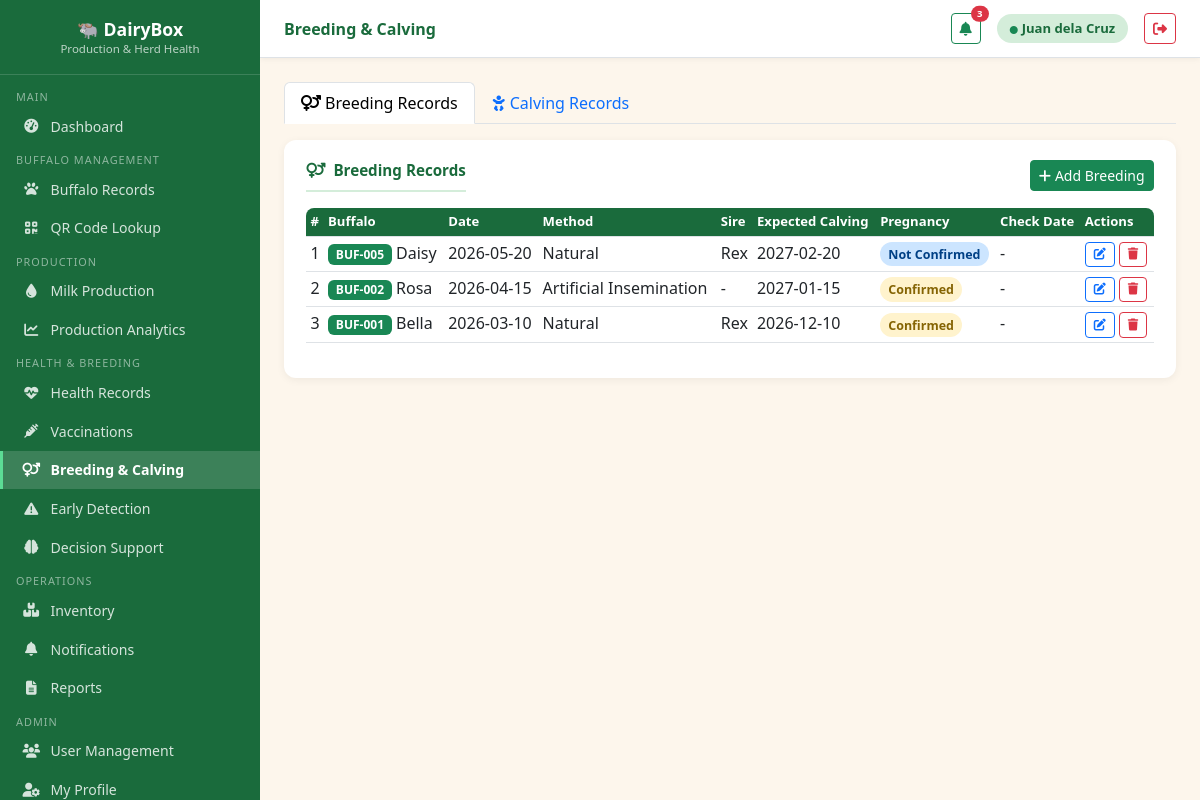
Screenshot of /modules/breeding.php (signed in) with the database file from the repository.
### tables this page shows
CREATE TABLE IF NOT EXISTS breeding_records (
    id              INT AUTO_INCREMENT PRIMARY KEY,
    buffalo_id      INT NOT NULL,
    breeding_date   DATE NOT NULL,
    method          ENUM('Natural','Artificial Insemination') DEFAULT 'Natural',
    sire_id         INT,
    sire_name       VARCHAR(100),
    expected_calving DATE,
    pregnancy_status ENUM('Not Confirmed','Confirmed','Failed','Delivered') DEFAULT 'Not Confirmed',
    pregnancy_check_date DATE,
    notes           TEXT,
    recorded_by     INT,
    created_at      TIMESTAMP DEFAULT CURRENT_TIMESTAMP,
    FOREIGN KEY (buffalo_id)  REFERENCES buffaloes(id) ON DELETE CASCADE,
    FOREIGN KEY (recorded_by) REFERENCES users(id) ON DELETE SET NULL
);

CREATE TABLE IF NOT EXISTS buffaloes (
    id              INT AUTO_INCREMENT PRIMARY KEY,
    tag_number      VARCHAR(40)  NOT NULL UNIQUE,
    qr_code         VARCHAR(100) UNIQUE,
    name            VARCHAR(80),
    breed           VARCHAR(80),
    sex             ENUM('Female','Male') DEFAULT 'Female',
    date_of_birth   DATE,
    weight_kg       DECIMAL(6,2),
    color           VARCHAR(50),
    acquisition_date DATE,
    acquisition_type ENUM('Born on Farm','Purchased','Donated') DEFAULT 'Born on Farm',
    status          ENUM('Active','Sold','Dead','Transferred') DEFAULT 'Active',
    health_status   ENUM('Healthy','Sick','Under Treatment','Recovered') DEFAULT 'Healthy',
    notes           TEXT,
    photo           VARCHAR(200),
    created_by      INT,
    created_at      TIMESTAMP DEFAULT CURRENT_TIMESTAMP,
    updated_at      TIMESTAMP DEFAULT CURRENT_TIMESTAMP ON UPDATE CURRENT_TIMESTAMP,
    FOREIGN KEY (created_by) REFERENCES users(id) ON DELETE SET NULL
);

### config/session.php (called while the page is built, shortened)
<?php
function currentUser(): array {
    return $_SESSION['user'] ?? [];
}

### modules/breeding.php (the view, shortened to what this page needs)
<?php
require_once '../config/session.php';
$root      = '../';
$pageTitle = 'Breeding & Calving';
$db        = getDB();
$tab       = $_GET['tab'] ?? 'breeding';
$action    = $_GET['action'] ?? 'list';
$editBreeding = null;
$breeding = $db->query("
    SELECT br.*, b.tag_number, b.name FROM breeding_records br
    JOIN buffaloes b ON b.id=br.buffalo_id ORDER BY br.breeding_date DESC
")->fetchAll();
$femBufList = $db->query("SELECT id,tag_number,name FROM buffaloes WHERE status='Active' AND sex='Female' ORDER BY tag_number")->fetchAll();
include '../includes/header.php';
?>
<ul class="nav nav-tabs mb-3 no-print">
    <li class="nav-item"><a class="nav-link <?= $tab==='breeding'?'active':'' ?>" href="?tab=breeding"><i class="fa fa-venus-mars me-1"></i>Breeding Records</a></li>
    <li class="nav-item"><a class="nav-link <?= $tab==='calving'?'active':'' ?>" href="?tab=calving"><i class="fa fa-baby me-1"></i>Calving Records</a></li>
</ul>
<?php if ($tab === 'breeding'): ?>
<?php if ($action === 'add' || $action === 'edit'): ?>
<div class="card-section">
    <div class="section-title"><i class="fa fa-venus-mars me-2"></i><?= $editBreeding ? 'Edit' : 'New' ?> Breeding Record</div>
    <form method="POST">
        <input type="hidden" name="form_type" value="breeding">
        <input type="hidden" name="id" value="<?= $editBreeding['id'] ?? 0 ?>">
        <div class="row g-3">
            <div class="col-md-4">
                <label class="form-label fw-semibold">Female Buffalo *</label>
                <select name="buffalo_id" class="form-select" required>
                    <option value="">-- Select --</option>
                    <?php foreach ($femBufList as $b): ?>
                    <option value="<?= $b['id'] ?>" <?= ($editBreeding['buffalo_id']??0)==$b['id']?'selected':'' ?>><?= htmlspecialchars($b['tag_number'].' – '.($b['name']??'')) ?></option>
                    <?php endforeach; ?>
                </select>
            </div>
            <div class="col-md-3">
                <label class="form-label fw-semibold">Breeding Date *</label>
                <input type="date" name="breeding_date" class="form-control" value="<?= $editBreeding['breeding_date'] ?? date('Y-m-d') ?>" required>
            </div>
            <div class="col-md-3">
                <label class="form-label fw-semibold">Method</label>
                <select name="method" class="form-select">
                    <?php foreach (['Natural','Artificial Insemination'] as $m): ?>
                    <option value="<?= $m ?>" <?= ($editBreeding['method']??'Natural')===$m?'selected':'' ?>><?= $m ?></option>
                    <?php endforeach; ?>
                </select>
            </div>
            <div class="col-md-4">
                <label class="form-label fw-semibold">Sire Name</label>
                <input type="text" name="sire_name" class="form-control" value="<?= htmlspecialchars($editBreeding['sire_name'] ?? '') ?>">
            </div>
            <div class="col-md-3">
                <label class="form-label fw-semibold">Expected Calving</label>
                <input type="date" name="expected_calving" class="form-control" value="<?= $editBreeding['expected_calving'] ?? '' ?>">
            </div>
            <div class="col-md-3">
                <label class="form-label fw-semibold">Pregnancy Status</label>
                <select name="pregnancy_status" class="form-select">
                    <?php foreach (['Not Confirmed','Confirmed','Failed','Delivered'] as $ps): ?>
                    <option value="<?= $ps ?>" <?= ($editBreeding['pregnancy_status']??'Not Confirmed')===$ps?'selected':'' ?>><?= $ps ?></option>
                    <?php endforeach; ?>
                </select>
            </div>
            <div class="col-md-3">
                <label class="form-label fw-semibold">Pregnancy Check Date</label>
                <input type="date" name="pregnancy_check_date" class="form-control" value="<?= $editBreeding['pregnancy_check_date'] ?? '' ?>">
            </div>
            <div class="col-md-9">
                <label class="form-label fw-semibold">Notes</label>
                <input type="text" name="notes" class="form-control" value="<?= htmlspecialchars($editBreeding['notes'] ?? '') ?>">
            </div>
        </div>
        <div class="mt-3 d-flex gap-2">
            <button type="submit" class="btn btn-success"><i class="fa fa-save me-1"></i>Save</button>
            <a href="?tab=breeding" class="btn btn-outline-secondary">Cancel</a>
        </div>
    </form>
</div>
<?php else: ?>
<div class="card-section">
    <div class="d-flex justify-content-between align-items-center mb-3">
        <div class="section-title mb-0"><i class="fa fa-venus-mars me-2"></i>Breeding Records</div>
        <a href="?tab=breeding&action=add" class="btn btn-success btn-sm no-print"><i class="fa fa-plus me-1"></i>Add Breeding</a>
    </div>
    <div class="table-responsive">
    <table class="table table-sm table-hover">
        <thead><tr><th>#</th><th>Buffalo</th><th>Date</th><th>Method</th><th>Sire</th><th>Expected Calving</th><th>Pregnancy</th><th>Check Date</th><th class="no-print">Actions</th></tr></thead>
        <tbody>
        <?php foreach ($breeding as $i => $r):
            $pCls = match($r['pregnancy_status']) {'Confirmed'=>'badge-pregnant','Failed'=>'badge-sick','Delivered'=>'badge-healthy',default=>'badge-treated'};
        ?>
        <tr>
            <td><?= $i+1 ?></td>
            <td><span class="badge bg-success"><?= htmlspecialchars($r['tag_number']) ?></span> <?= htmlspecialchars($r['name']??'') ?></td>
            <td><?= $r['breeding_date'] ?></td>
            <td><?= $r['method'] ?></td>
            <td><?= htmlspecialchars($r['sire_name'] ?? '-') ?></td>
            <td><?= $r['expected_calving'] ?? '-' ?></td>
            <td><span class="badge-custom <?= $pCls ?>"><?= $r['pregnancy_status'] ?></span></td>
            <td><?= $r['pregnancy_check_date'] ?? '-' ?></td>
            <td class="no-print">
                <a href="?tab=breeding&action=edit&id=<?= $r['id'] ?>" class="btn btn-xs btn-outline-primary" style="padding:.2rem .5rem;font-size:.75rem"><i class="fa fa-edit"></i></a>
                <a href="?tab=breeding&delete_b=<?= $r['id'] ?>" class="btn btn-xs btn-outline-danger" style="padding:.2rem .5rem;font-size:.75rem" onclick="return confirm('Delete?')"><i class="fa fa-trash"></i></a>
            </td>
        </tr>
        <?php endforeach; ?>
        </tbody>
    </table>
    </div>
</div>
<?php endif; ?>
<?php endif; ?>
<?php include '../includes/footer.php'; ?>

### includes/header.php (shortened to what this page needs)
<?php
$user = currentUser();
?>
<!DOCTYPE html>
<html lang="en">
<head>
    <link rel="stylesheet" href="https://cdn.jsdelivr.net/npm/bootstrap@5.3.0/dist/css/bootstrap.min.css">
    <link rel="stylesheet" href="<?= $root ?>assets/css/style.css">
    <link rel="stylesheet" href="https://cdnjs.cloudflare.com/ajax/libs/font-awesome/6.5.0/css/all.min.css">
</head>
<body class="app-body">
<aside class="sidebar" id="sidebar">
    <div class="sidebar-brand">
        <h5>🐃 DairyBox</h5>
        <p>Production & Herd Health</p>
    </div>
    <nav>
        <?php include $root . 'includes/nav_' . $user['role'] . '.php'; ?>
    </nav>
</aside>
<header class="topbar">
    <div class="d-flex align-items-center gap-2">
        <span class="page-title"><?= htmlspecialchars($pageTitle ?? 'Dashboard') ?></span>
    </div>
    <div class="topbar-right">
        <?php
        $db = getDB();
        $notifCount = $db->prepare("SELECT COUNT(*) FROM notifications WHERE is_read=0 AND (target_role=? OR target_role IS NULL)");
        $notifCount->execute([$user['role']]);
        $nc = $notifCount->fetchColumn();
        ?>
        <div class="position-relative">
            <button class="btn btn-sm btn-outline-success position-relative" onclick="window.location='<?= $root ?>modules/notifications.php'">
                <i class="fa fa-bell"></i>
                <?php if ($nc > 0): ?>
                <span class="position-absolute top-0 start-100 translate-middle badge rounded-pill bg-danger" style="font-size:.6rem"><?= $nc ?></span>
                <?php endif; ?>
            </button>
        </div>
        <span class="user-badge"><i class="fa fa-circle text-success me-1" style="font-size:.5rem"></i><?= htmlspecialchars($user['full_name']) ?></span>
        <a href="<?= $root ?>auth/logout.php" class="btn btn-sm btn-outline-danger" title="Logout">
            <i class="fa fa-sign-out-alt"></i>
        </a>
    </div>
</header>
<main class="main-content">
<div class="content-body">

### includes/nav_farm_manager.php
<span class="nav-section">Main</span>
<a href="<?= $root ?>Farm_Managers_User/dashboard.php"><i class="fa fa-tachometer-alt"></i> Dashboard</a>
<span class="nav-section">Buffalo Management</span>
<a href="<?= $root ?>modules/buffaloes.php"><i class="fa fa-paw"></i> Buffalo Records</a>
<a href="<?= $root ?>modules/qr_scan.php"><i class="fa fa-qrcode"></i> QR Code Lookup</a>
<span class="nav-section">Production</span>
<a href="<?= $root ?>modules/milk_production.php"><i class="fa fa-tint"></i> Milk Production</a>
<a href="<?= $root ?>modules/production_analytics.php"><i class="fa fa-chart-line"></i> Production Analytics</a>
<span class="nav-section">Health & Breeding</span>
<a href="<?= $root ?>modules/health_records.php"><i class="fa fa-heartbeat"></i> Health Records</a>
<a href="<?= $root ?>modules/vaccinations.php"><i class="fa fa-syringe"></i> Vaccinations</a>
<a href="<?= $root ?>modules/breeding.php"><i class="fa fa-venus-mars"></i> Breeding & Calving</a>
<a href="<?= $root ?>modules/early_detection.php"><i class="fa fa-exclamation-triangle"></i> Early Detection</a>
<a href="<?= $root ?>modules/decision_support.php"><i class="fa fa-brain"></i> Decision Support</a>
<span class="nav-section">Operations</span>
<a href="<?= $root ?>modules/inventory.php"><i class="fa fa-boxes"></i> Inventory</a>
<a href="<?= $root ?>modules/notifications.php"><i class="fa fa-bell"></i> Notifications</a>
<a href="<?= $root ?>modules/reports.php"><i class="fa fa-file-alt"></i> Reports</a>
<span class="nav-section">Admin</span>
<a href="<?= $root ?>modules/users.php"><i class="fa fa-users"></i> User Management</a>
<a href="<?= $root ?>modules/profile.php"><i class="fa fa-user-cog"></i> My Profile</a>

### includes/footer.php (shortened to what this page needs)
</div>
</main>
</body>
</html>

### assets/css/style.css (style rules this page uses)
:root { --green-dark: #1a6b3c; --green-main: #28a745; --green-light: #d4edda; --brown: #7a5230; --cream: #fdf6ec; --sidebar-w: 260px; }
body.app-body { background: var(--cream); margin: 0; padding: 0; }
.sidebar { position: fixed; top: 0; left: 0; width: var(--sidebar-w); height: 100vh; background: var(--green-dark); color: #fff; display: flex; flex-direction: column; overflow-y: auto; z-index: 1000; transition: transform .3s; }
.sidebar-brand { padding: 1.2rem 1rem 1rem; border-bottom: 1px solid rgba(255,255,255,.15); text-align: center; }
.sidebar-brand h5 { margin: 0; font-weight: 700; font-size: 1.1rem; }
.sidebar-brand p { margin: 0; font-size: .72rem; opacity: .7; }
.sidebar nav { flex: 1; padding: .5rem 0; }
.nav-section { padding: .4rem 1rem .1rem; font-size: .68rem; text-transform: uppercase; letter-spacing: 1px; opacity: .5; }
.sidebar nav a { display: flex; align-items: center; gap: .65rem; padding: .55rem 1.2rem; color: rgba(255,255,255,.82); text-decoration: none; font-size: .88rem; border-left: 3px solid transparent; transition: background .2s, border-color .2s; }
.sidebar nav a:hover, .sidebar nav a.active { background: rgba(255,255,255,.12); color: #fff; border-left-color: #5cdb95; }
.sidebar nav a i { width: 18px; text-align: center; }
.topbar { position: fixed; top: 0; left: var(--sidebar-w); right: 0; height: 58px; background: #fff; border-bottom: 1px solid #dee2e6; display: flex; align-items: center; justify-content: space-between; padding: 0 1.5rem; z-index: 999; box-shadow: 0 1px 6px rgba(0,0,0,.06); }
.topbar .page-title { font-weight: 600; font-size: 1rem; color: var(--green-dark); }
.topbar-right { display: flex; align-items: center; gap: 1rem; }
.topbar .user-badge { background: var(--green-light); color: var(--green-dark); padding: .3rem .8rem; border-radius: 20px; font-size: .82rem; font-weight: 600; }
.main-content { margin-left: var(--sidebar-w); padding-top: 58px; min-height: 100vh; }
.content-body { padding: 1.5rem; }
.card-section { background: #fff; border-radius: 12px; padding: 1.2rem 1.4rem; box-shadow: 0 2px 8px rgba(0,0,0,.06); margin-bottom: 1.4rem; }
.card-section .section-title { font-weight: 700; font-size: .95rem; color: var(--green-dark); border-bottom: 2px solid var(--green-light); padding-bottom: .5rem; margin-bottom: 1rem; }
.table th { background: var(--green-dark); color: #fff; font-size: .82rem; }
.badge-pregnant { background: #fff3cd; color: #856404; }
.badge-treated { background: #cce5ff; color: #004085; }
.badge-custom { padding: .3em .65em; border-radius: 20px; font-size: .78rem; font-weight: 600; }
.btn-xs { padding: .2rem .45rem; font-size: .75rem; line-height: 1.4; border-radius: .25rem; }
.nav-section { display: block; }
.content-body { animation: fadeIn .25s ease; }
.table-responsive { border-radius: 8px; overflow: hidden; }
.sidebar nav a.active { background: rgba(255,255,255,.15); color: #fff; border-left-color: #5cdb95; font-weight: 600; }

### rows the page displays
breeding_records: buffalo.tag_number "BUF-005", buffalo.name "Daisy", breeding_date "2026-05-20", method "Natural", sire_name "Rex", expected_calving "2027-02-20", pregnancy_status "Not Confirmed", pregnancy_check_date "-"
breeding_records: buffalo.tag_number "BUF-002", buffalo.name "Rosa", breeding_date "2026-04-15", method "Artificial Insemination", sire_name "-", expected_calving "2027-01-15", pregnancy_status "Confirmed", pregnancy_check_date "-"
breeding_records: buffalo.tag_number "BUF-001", buffalo.name "Bella", breeding_date "2026-03-10", method "Natural", sire_name "Rex", expected_calving "2026-12-10", pregnancy_status "Confirmed", pregnancy_check_date "-"

### other values shown
$pageTitle "Breeding & Calving"
$nc "3"
$user['full_name'] "Juan dela Cruz"
